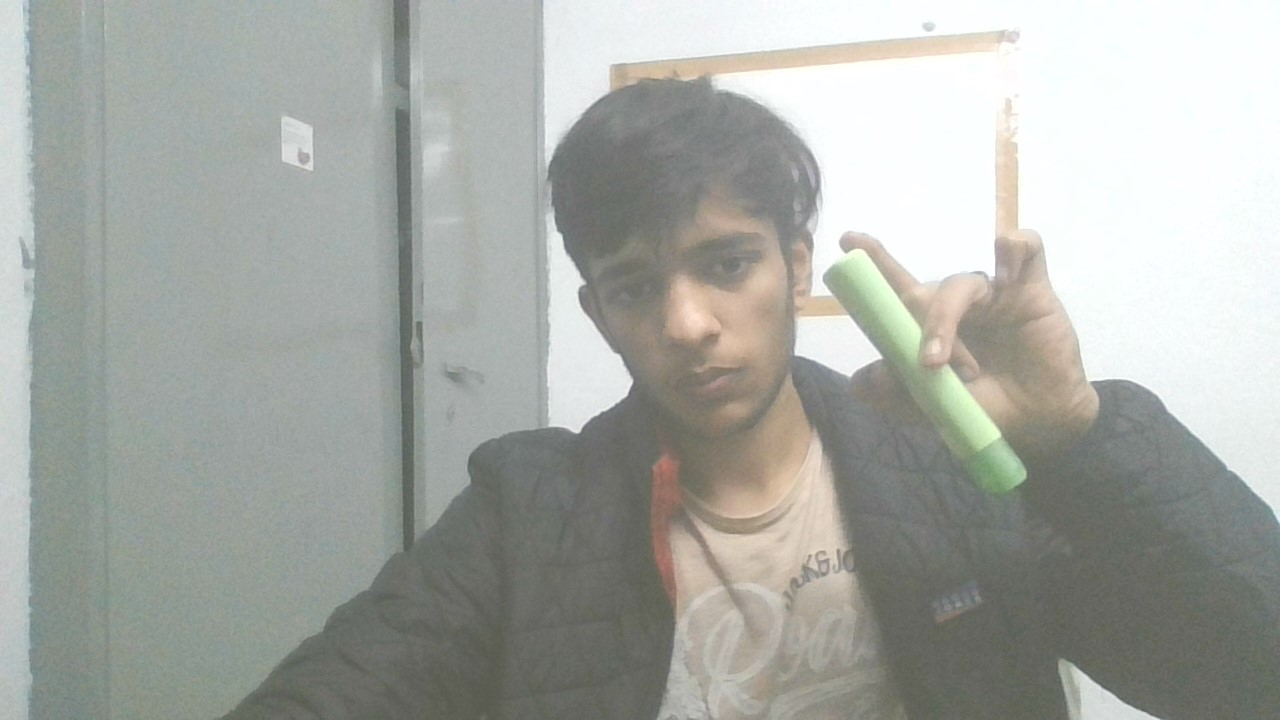
#> input picture test_files/test1.jpg, 1280 x 720 px
$ python test.py
#> lines starting #> are read from the running program, lines starting #| are printed output that depends on the picture
from PIL import Image, ImageEnhance
import matplotlib.image as mpimg

image = mpimg.imread('test1.jpg')
#> image is the input picture: shape (720, 1280, 3); mean R, G, B 166.8, 169.7, 164.4
# Opening Image
im = Image.fromarray(image)

# Creating object of Color class
im3 = ImageEnhance.Color(im)

# showing resultant image
im3.enhance(3).show()
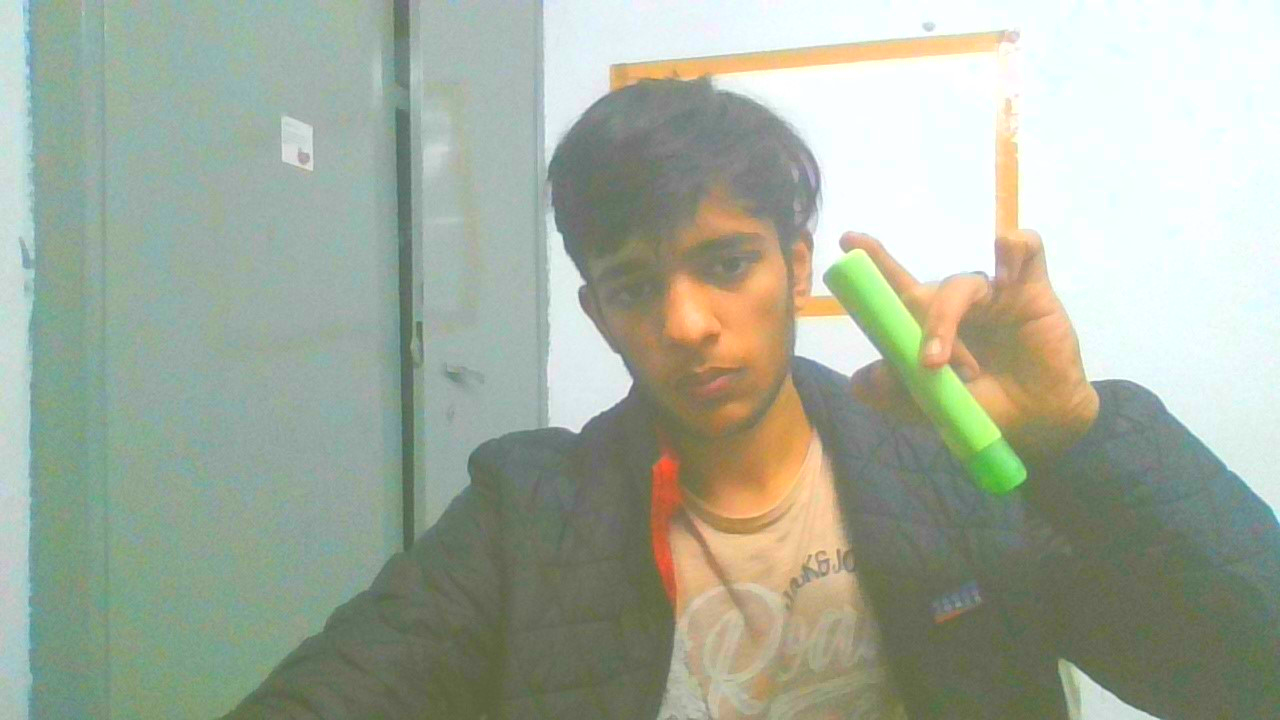
#> shown: PIL image 1280x720 RGB; mean R, G, B 163.9, 172.3, 156.3

$ run again, with test_files/test2.jpg copied over test_files/test1.jpg
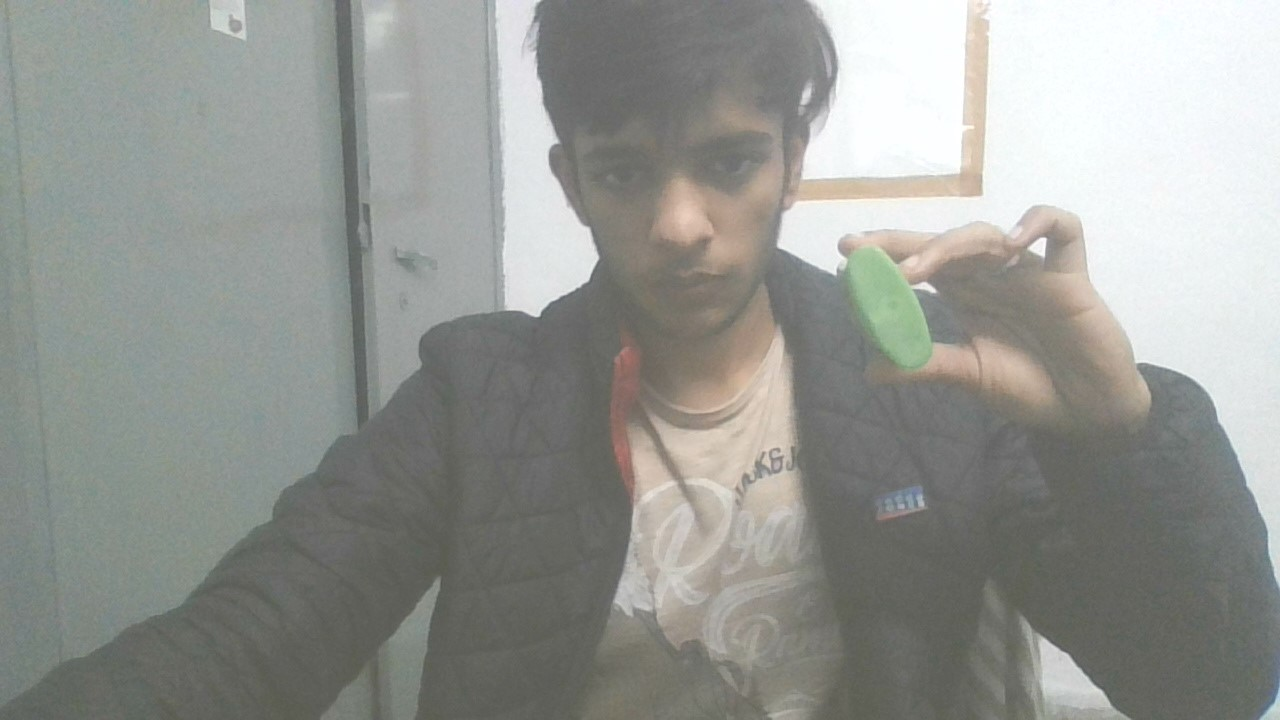
#> input picture test_files/test2.jpg, 1280 x 720 px
#> image is the input picture: shape (720, 1280, 3); mean R, G, B 149.2, 151.4, 146.9
#> `im3.enhance(3).show()`:
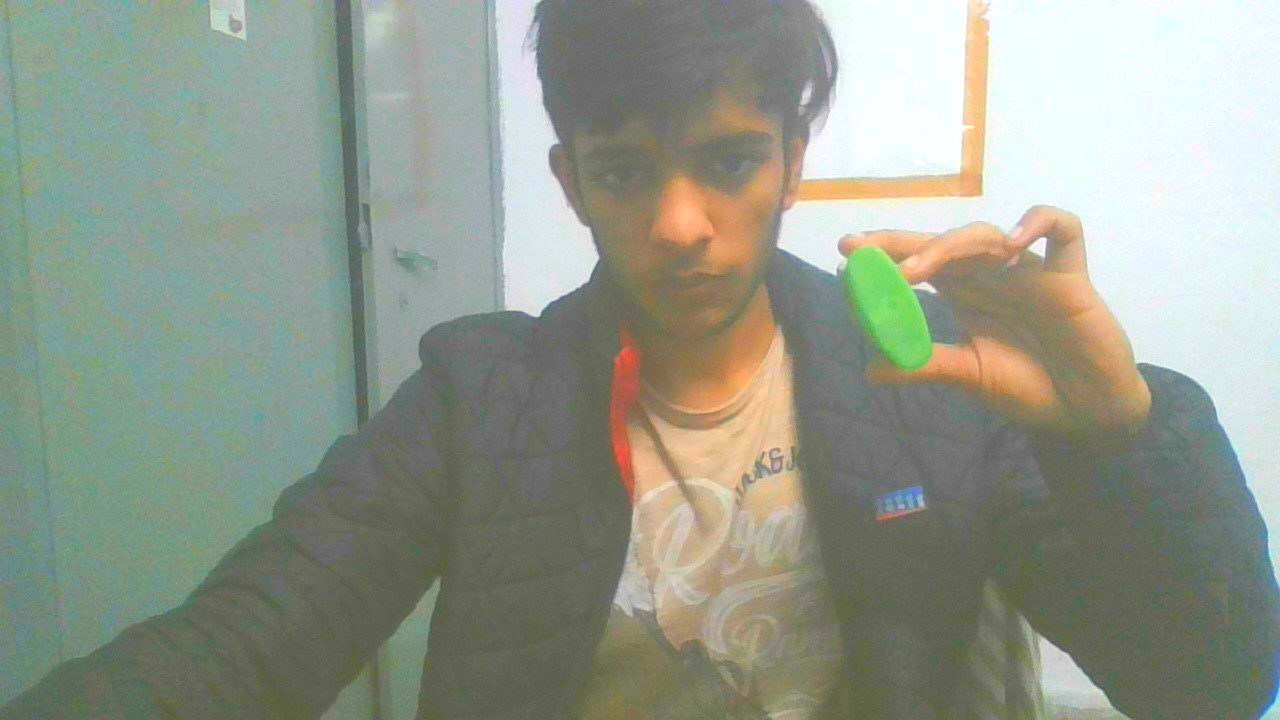
#> shown: PIL image 1280x720 RGB; mean R, G, B 147.2, 153.6, 140
